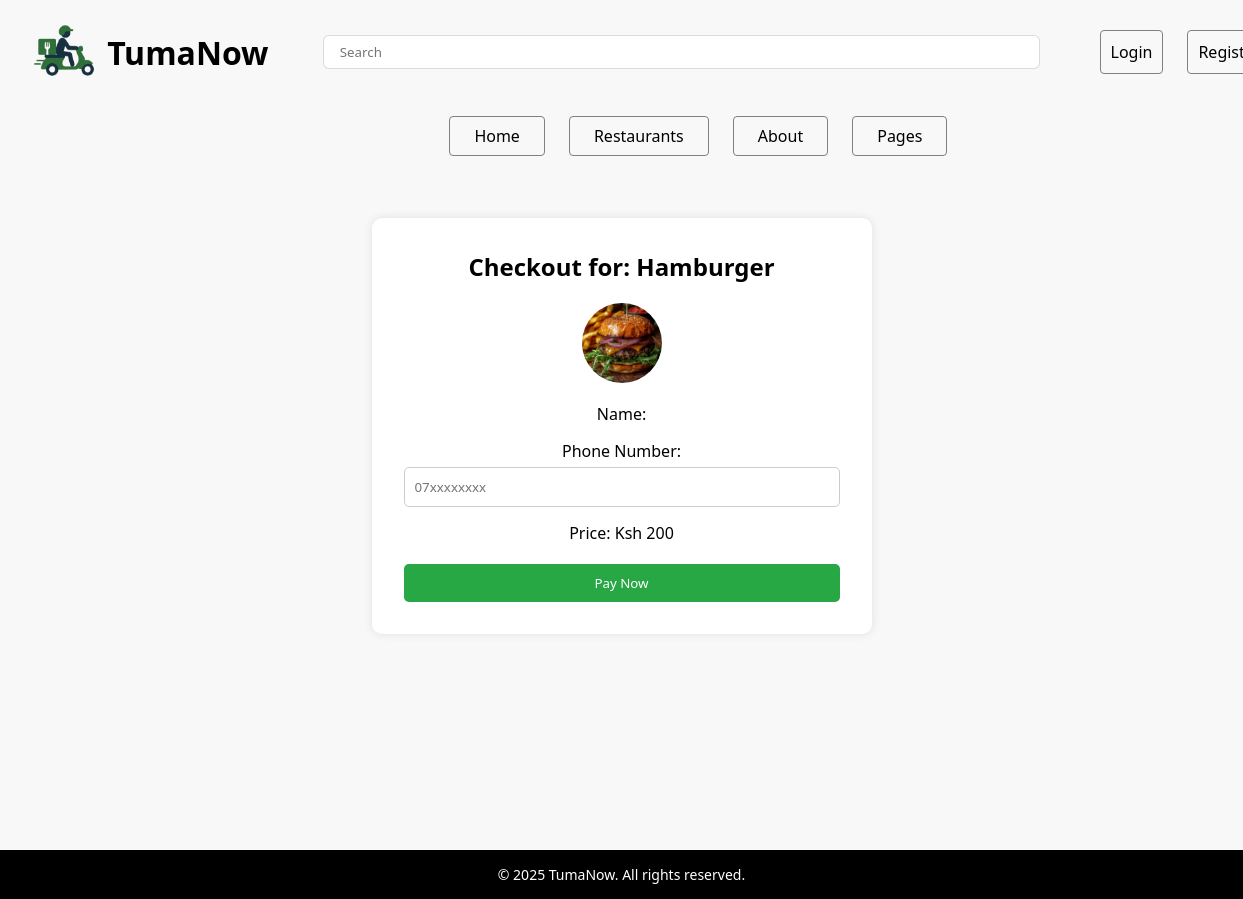
Before: /process_checkout/2/ with the older database file.
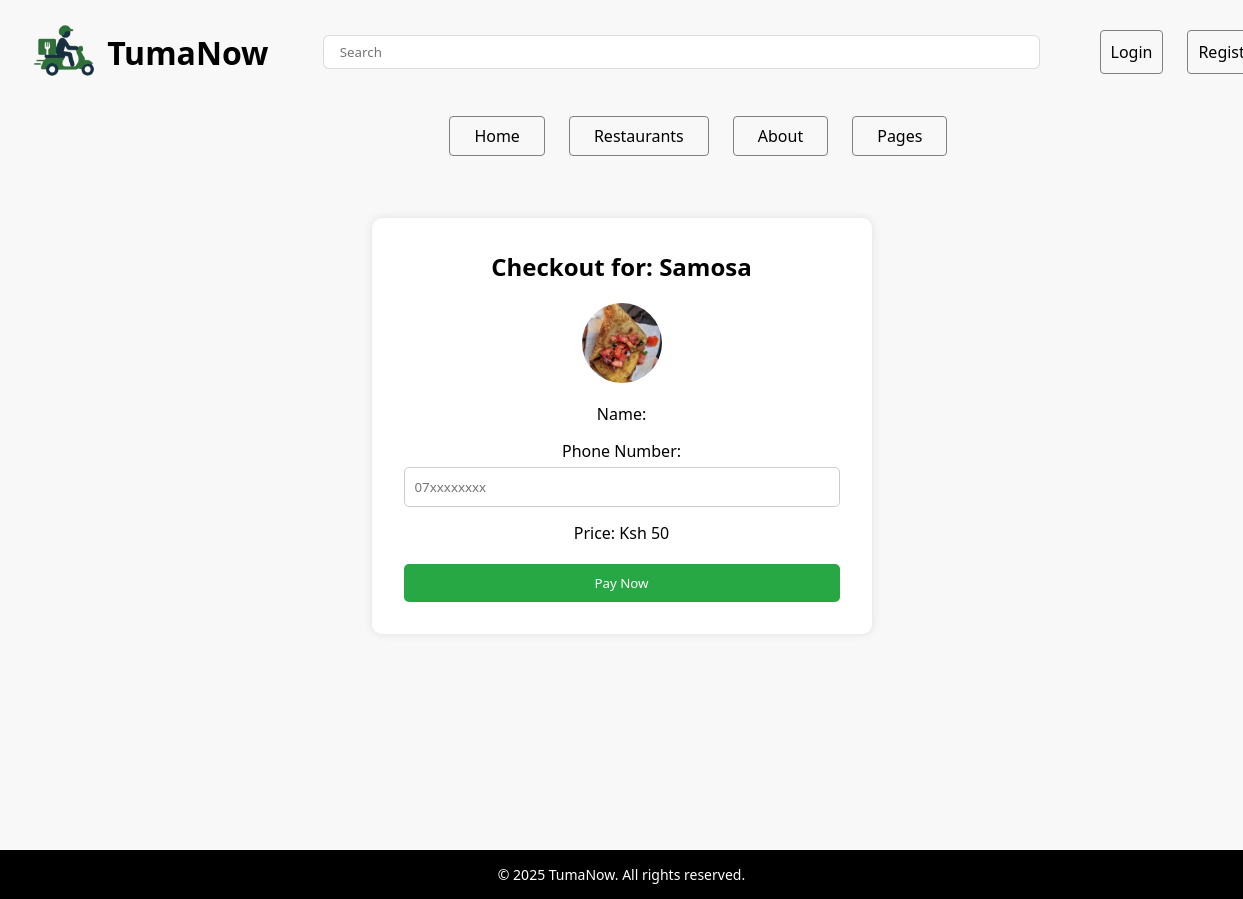
After: the same page with the newer database file.
### Tumanow_app/models.py (models this page shows, shortened)
class Product(models.Model):
    vendor = models.ForeignKey(Vendor, on_delete=CASCADE)
    name = models.CharField(max_length=100)
    price = models.PositiveIntegerField()
    image = models.ImageField(upload_to='product_images/')
    restaurant = models.ForeignKey('Restaurant', on_delete=models.CASCADE, related_name='menu_items')

### Tumanow_app/views.py (the view)
# urls.py: path('process_checkout/<int:id>/', views.process_checkout, name='process_checkout'),
def process_checkout(request, id):
    food = get_object_or_404(Product, pk=id)
    if request.method == 'POST':
        amount = food.price
        phoneNumber = request.POST.get('phone')
        if not phoneNumber or not int(phoneNumber):
            return HttpResponse('invalid phone number')
        if not amount or not int(amount):
            return HttpResponse('invalid price')
        cl = MpesaClient()
        phone_number = int(phoneNumber)
        amount = int(amount)
        account_reference = 'Tumanow'
        transaction_desc = 'paying for food'
        callback_url = 'https://api.darajambili.com/express-payment'
        response = cl.stk_push(str(phone_number), amount, account_reference, transaction_desc, callback_url)
        return HttpResponse(response)
    else:
        return render(request, 'checkout.html', {'food':food})

### Tumanow_app/templates/checkout.html (shortened to what this page needs)
{% extends 'base.html' %}
{% load static %}
{% block static_inclusions %}
<link rel="stylesheet" href="{% static 'checkout.css' %}">
{% endblock %}
{% block main %}
<main>
    <div class="checkout-container">
        <h2>Checkout for: {{ food.name }}</h2>
        <form method="POST" action="{% url 'process_checkout' id=food.id %}">
            <img src="{{ food.image.url }}" />
            <label for="name">Name: {{ request.user.customer.name }}</label>
            <label for="phone">Phone Number:</label>
            <input type="tel" name="phone" placeholder="07xxxxxxxx" required>
            <label for="price">Price: Ksh {{ food.price }}</label>
            <button type="submit">Pay Now</button>
        </form>
    </div>
</main>
{% endblock %}

Changed rows visible on the page:
changed Product: name "Hamburger" → "Samosa"; image: a different picture; price "200" → "50"
